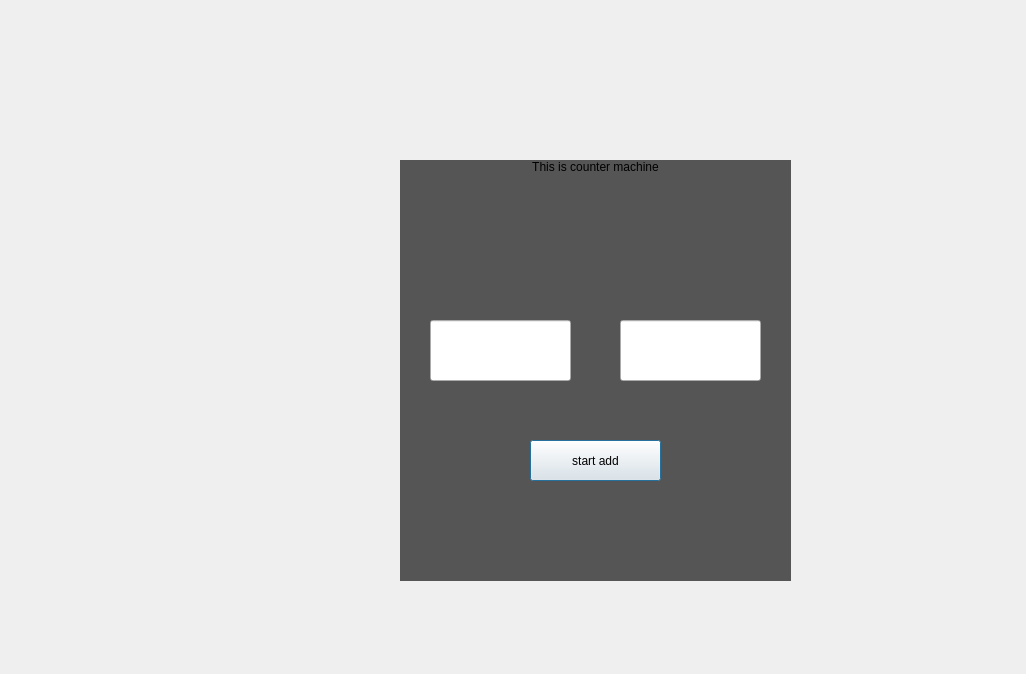
<?xml version="1.0" encoding="UTF-8"?>
<ui version="4.0">
 <class>Dialog</class>
 <widget class="QDialog" name="Dialog">
  <property name="geometry">
   <rect>
    <x>0</x>
    <y>0</y>
    <width>1026</width>
    <height>674</height>
   </rect>
  </property>
  <property name="windowTitle">
   <string>Dialog</string>
  </property>
  <widget class="QLineEdit" name="first_number">
   <property name="geometry">
    <rect>
     <x>430</x>
     <y>320</y>
     <width>141</width>
     <height>61</height>
    </rect>
   </property>
  </widget>
  <widget class="QLabel" name="label">
   <property name="geometry">
    <rect>
     <x>400</x>
     <y>160</y>
     <width>391</width>
     <height>421</height>
    </rect>
   </property>
   <property name="styleSheet">
    <string notr="true">background-color: rgb(85, 85, 85);
font: 18pt &quot;Adobe Devanagari&quot;;</string>
   </property>
   <property name="text">
    <string>This is counter machine</string>
   </property>
   <property name="scaledContents">
    <bool>true</bool>
   </property>
   <property name="alignment">
    <set>Qt::AlignHCenter|Qt::AlignTop</set>
   </property>
  </widget>
  <widget class="QPushButton" name="PushButton">
   <property name="geometry">
    <rect>
     <x>530</x>
     <y>440</y>
     <width>131</width>
     <height>41</height>
    </rect>
   </property>
   <property name="text">
    <string>start add</string>
   </property>
  </widget>
  <widget class="QLineEdit" name="second_number">
   <property name="geometry">
    <rect>
     <x>620</x>
     <y>320</y>
     <width>141</width>
     <height>61</height>
    </rect>
   </property>
  </widget>
  <zorder>label</zorder>
  <zorder>first_number</zorder>
  <zorder>PushButton</zorder>
  <zorder>second_number</zorder>
 </widget>
 <resources/>
 <connections/>
</ui>
